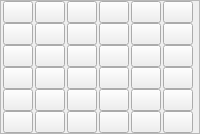
      <widget class="QFrame" name="frame_71">
       <property name="frameShape">
        <enum>QFrame::StyledPanel</enum>
       </property>
       <property name="frameShadow">
        <enum>QFrame::Raised</enum>
       </property>
       <layout class="QVBoxLayout" name="verticalLayout_26">
        <property name="spacing">
         <number>0</number>
        </property>
        <property name="leftMargin">
         <number>0</number>
        </property>
        <property name="topMargin">
         <number>0</number>
        </property>
        <property name="rightMargin">
         <number>0</number>
        </property>
        <property name="bottomMargin">
         <number>0</number>
        </property>
        <item>
         <widget class="QFrame" name="frame_72">
          <property name="styleSheet">
           <string notr="true">QFrame{
	border:none;
}</string>
          </property>
          <property name="frameShape">
           <enum>QFrame::StyledPanel</enum>
          </property>
          <property name="frameShadow">
           <enum>QFrame::Raised</enum>
          </property>
          <layout class="QHBoxLayout" name="horizontalLayout_31">
           <property name="spacing">
            <number>0</number>
           </property>
           <property name="leftMargin">
            <number>0</number>
           </property>
           <property name="topMargin">
            <number>0</number>
           </property>
           <property name="rightMargin">
            <number>0</number>
           </property>
           <property name="bottomMargin">
            <number>0</number>
           </property>
           <item>
            <widget class="QPushButton" name="pushButton_138">
             <property name="maximumSize">
              <size>
               <width>30</width>
               <height>30</height>
              </size>
             </property>
             <property name="text">
              <string/>
             </property>
             <property name="icon">
              <iconset>
               <normaloff>icon/点 (2).png</normaloff>icon/点 (2).png</iconset>
             </property>
             <property name="iconSize">
              <size>
               <width>50</width>
               <height>50</height>
              </size>
             </property>
            </widget>
           </item>
           <item>
            <widget class="QPushButton" name="pushButton_139">
             <property name="maximumSize">
              <size>
               <width>30</width>
               <height>30</height>
              </size>
             </property>
             <property name="text">
              <string/>
             </property>
             <property name="icon">
              <iconset>
               <normaloff>icon/点 (2).png</normaloff>icon/点 (2).png</iconset>
             </property>
             <property name="iconSize">
              <size>
               <width>50</width>
               <height>50</height>
              </size>
             </property>
            </widget>
           </item>
           <item>
            <widget class="QPushButton" name="pushButton_140">
             <property name="maximumSize">
              <size>
               <width>30</width>
               <height>30</height>
              </size>
             </property>
             <property name="text">
              <string/>
             </property>
             <property name="icon">
              <iconset>
               <normaloff>icon/点 (2).png</normaloff>icon/点 (2).png</iconset>
             </property>
             <property name="iconSize">
              <size>
               <width>50</width>
               <height>50</height>
              </size>
             </property>
            </widget>
           </item>
           <item>
            <widget class="QPushButton" name="pushButton_141">
             <property name="maximumSize">
              <size>
               <width>30</width>
               <height>30</height>
              </size>
             </property>
             <property name="text">
              <string/>
             </property>
             <property name="icon">
              <iconset>
               <normaloff>icon/点 (2).png</normaloff>icon/点 (2).png</iconset>
             </property>
             <property name="iconSize">
              <size>
               <width>50</width>
               <height>50</height>
              </size>
             </property>
            </widget>
           </item>
           <item>
            <widget class="QPushButton" name="pushButton_142">
             <property name="maximumSize">
              <size>
               <width>30</width>
               <height>30</height>
              </size>
             </property>
             <property name="text">
              <string/>
             </property>
             <property name="icon">
              <iconset>
               <normaloff>icon/点 (2).png</normaloff>icon/点 (2).png</iconset>
             </property>
             <property name="iconSize">
              <size>
               <width>50</width>
               <height>50</height>
              </size>
             </property>
            </widget>
           </item>
           <item>
            <widget class="QPushButton" name="pushButton_143">
             <property name="maximumSize">
              <size>
               <width>30</width>
               <height>30</height>
              </size>
             </property>
             <property name="text">
              <string/>
             </property>
             <property name="icon">
              <iconset>
               <normaloff>icon/点 (2).png</normaloff>icon/点 (2).png</iconset>
             </property>
             <property name="iconSize">
              <size>
               <width>50</width>
               <height>50</height>
              </size>
             </property>
            </widget>
           </item>
          </layout>
         </widget>
        </item>
        <item>
         <widget class="QFrame" name="frame_73">
          <property name="styleSheet">
           <string notr="true">QFrame{
	border:none;
}</string>
          </property>
          <property name="frameShape">
           <enum>QFrame::StyledPanel</enum>
          </property>
          <property name="frameShadow">
           <enum>QFrame::Raised</enum>
          </property>
          <layout class="QHBoxLayout" name="horizontalLayout_32">
           <property name="spacing">
            <number>0</number>
           </property>
           <property name="leftMargin">
            <number>0</number>
           </property>
           <property name="topMargin">
            <number>0</number>
           </property>
           <property name="rightMargin">
            <number>0</number>
           </property>
           <property name="bottomMargin">
            <number>0</number>
           </property>
           <item>
            <widget class="QPushButton" name="pushButton_144">
             <property name="maximumSize">
              <size>
               <width>30</width>
               <height>30</height>
              </size>
             </property>
             <property name="text">
              <string/>
             </property>
             <property name="icon">
              <iconset>
               <normaloff>icon/点 (2).png</normaloff>icon/点 (2).png</iconset>
             </property>
             <property name="iconSize">
              <size>
               <width>50</width>
               <height>50</height>
              </size>
             </property>
            </widget>
           </item>
           <item>
            <widget class="QPushButton" name="pushButton_145">
             <property name="maximumSize">
              <size>
               <width>30</width>
               <height>30</height>
              </size>
             </property>
             <property name="text">
              <string/>
             </property>
             <property name="icon">
              <iconset>
               <normaloff>icon/点 (2).png</normaloff>icon/点 (2).png</iconset>
             </property>
             <property name="iconSize">
              <size>
               <width>50</width>
               <height>50</height>
              </size>
             </property>
            </widget>
           </item>
           <item>
            <widget class="QPushButton" name="pushButton_146">
             <property name="maximumSize">
              <size>
               <width>30</width>
               <height>30</height>
              </size>
             </property>
             <property name="text">
              <string/>
             </property>
             <property name="icon">
              <iconset>
               <normaloff>icon/点 (2).png</normaloff>icon/点 (2).png</iconset>
             </property>
             <property name="iconSize">
              <size>
               <width>50</width>
               <height>50</height>
              </size>
             </property>
            </widget>
           </item>
           <item>
            <widget class="QPushButton" name="pushButton_147">
             <property name="maximumSize">
              <size>
               <width>30</width>
               <height>30</height>
              </size>
             </property>
             <property name="text">
              <string/>
             </property>
             <property name="icon">
              <iconset>
               <normaloff>icon/点 (2).png</normaloff>icon/点 (2).png</iconset>
             </property>
             <property name="iconSize">
              <size>
               <width>50</width>
               <height>50</height>
              </size>
             </property>
            </widget>
           </item>
           <item>
            <widget class="QPushButton" name="pushButton_148">
             <property name="maximumSize">
              <size>
               <width>30</width>
               <height>30</height>
              </size>
             </property>
             <property name="text">
              <string/>
             </property>
             <property name="icon">
              <iconset>
               <normaloff>icon/点 (2).png</normaloff>icon/点 (2).png</iconset>
             </property>
             <property name="iconSize">
              <size>
               <width>50</width>
               <height>50</height>
              </size>
             </property>
            </widget>
           </item>
           <item>
            <widget class="QPushButton" name="pushButton_149">
             <property name="maximumSize">
              <size>
               <width>30</width>
               <height>30</height>
              </size>
             </property>
             <property name="text">
              <string/>
             </property>
             <property name="icon">
              <iconset>
               <normaloff>icon/点 (2).png</normaloff>icon/点 (2).png</iconset>
             </property>
             <property name="iconSize">
              <size>
               <width>50</width>
               <height>50</height>
              </size>
             </property>
            </widget>
           </item>
          </layout>
         </widget>
        </item>
        <item>
         <widget class="QFrame" name="frame_74">
          <property name="styleSheet">
           <string notr="true">QFrame{
	border:none;
}</string>
          </property>
          <property name="frameShape">
           <enum>QFrame::StyledPanel</enum>
          </property>
          <property name="frameShadow">
           <enum>QFrame::Raised</enum>
          </property>
          <layout class="QHBoxLayout" name="horizontalLayout_33">
           <property name="spacing">
            <number>0</number>
           </property>
           <property name="leftMargin">
            <number>0</number>
           </property>
           <property name="topMargin">
            <number>0</number>
           </property>
           <property name="rightMargin">
            <number>0</number>
           </property>
           <property name="bottomMargin">
            <number>0</number>
           </property>
           <item>
            <widget class="QPushButton" name="pushButton_150">
             <property name="maximumSize">
              <size>
               <width>30</width>
               <height>30</height>
              </size>
             </property>
             <property name="text">
              <string/>
             </property>
             <property name="icon">
              <iconset>
               <normaloff>icon/点 (2).png</normaloff>icon/点 (2).png</iconset>
             </property>
             <property name="iconSize">
              <size>
               <width>50</width>
               <height>50</height>
              </size>
             </property>
            </widget>
           </item>
           <item>
            <widget class="QPushButton" name="pushButton_151">
             <property name="maximumSize">
              <size>
               <width>30</width>
               <height>30</height>
              </size>
             </property>
             <property name="text">
              <string/>
             </property>
             <property name="icon">
              <iconset>
               <normaloff>icon/点 (2).png</normaloff>icon/点 (2).png</iconset>
             </property>
             <property name="iconSize">
              <size>
               <width>50</width>
               <height>50</height>
              </size>
             </property>
            </widget>
           </item>
           <item>
            <widget class="QPushButton" name="pushButton_152">
             <property name="maximumSize">
              <size>
               <width>30</width>
               <height>30</height>
              </size>
             </property>
             <property name="text">
              <string/>
             </property>
             <property name="icon">
              <iconset>
               <normaloff>icon/点 (2).png</normaloff>icon/点 (2).png</iconset>
             </property>
             <property name="iconSize">
              <size>
               <width>50</width>
               <height>50</height>
              </size>
             </property>
            </widget>
           </item>
           <item>
            <widget class="QPushButton" name="pushButton_153">
             <property name="maximumSize">
              <size>
               <width>30</width>
               <height>30</height>
              </size>
             </property>
             <property name="text">
              <string/>
             </property>
             <property name="icon">
              <iconset>
               <normaloff>icon/点 (2).png</normaloff>icon/点 (2).png</iconset>
             </property>
             <property name="iconSize">
              <size>
               <width>50</width>
               <height>50</height>
              </size>
             </property>
            </widget>
           </item>
           <item>
            <widget class="QPushButton" name="pushButton_154">
             <property name="maximumSize">
              <size>
               <width>30</width>
               <height>30</height>
              </size>
             </property>
             <property name="text">
              <string/>
             </property>
             <property name="icon">
              <iconset>
               <normaloff>icon/点 (2).png</normaloff>icon/点 (2).png</iconset>
             </property>
             <property name="iconSize">
              <size>
               <width>50</width>
               <height>50</height>
              </size>
             </property>
            </widget>
           </item>
           <item>
            <widget class="QPushButton" name="pushButton_155">
             <property name="maximumSize">
              <size>
               <width>30</width>
               <height>30</height>
              </size>
             </property>
             <property name="text">
              <string/>
             </property>
             <property name="icon">
              <iconset>
               <normaloff>icon/点 (2).png</normaloff>icon/点 (2).png</iconset>
             </property>
             <property name="iconSize">
              <size>
               <width>50</width>
               <height>50</height>
              </size>
             </property>
            </widget>
           </item>
          </layout>
         </widget>
        </item>
        <item>
         <widget class="QFrame" name="frame_75">
          <property name="styleSheet">
           <string notr="true">QFrame{
	border:none;
}</string>
          </property>
          <property name="frameShape">
           <enum>QFrame::StyledPanel</enum>
          </property>
          <property name="frameShadow">
           <enum>QFrame::Raised</enum>
          </property>
          <layout class="QHBoxLayout" name="horizontalLayout_34">
           <property name="spacing">
            <number>0</number>
           </property>
           <property name="leftMargin">
            <number>0</number>
           </property>
           <property name="topMargin">
            <number>0</number>
           </property>
           <property name="rightMargin">
            <number>0</number>
           </property>
           <property name="bottomMargin">
            <number>0</number>
           </property>
           <item>
            <widget class="QPushButton" name="pushButton_156">
             <property name="maximumSize">
              <size>
               <width>30</width>
               <height>30</height>
              </size>
             </property>
             <property name="text">
              <string/>
             </property>
             <property name="icon">
              <iconset>
               <normaloff>icon/点 (2).png</normaloff>icon/点 (2).png</iconset>
             </property>
             <property name="iconSize">
              <size>
               <width>50</width>
               <height>50</height>
              </size>
             </property>
            </widget>
           </item>
           <item>
            <widget class="QPushButton" name="pushButton_157">
             <property name="maximumSize">
              <size>
               <width>30</width>
               <height>30</height>
              </size>
             </property>
             <property name="text">
              <string/>
             </property>
             <property name="icon">
              <iconset>
               <normaloff>icon/点 (2).png</normaloff>icon/点 (2).png</iconset>
             </property>
             <property name="iconSize">
              <size>
               <width>50</width>
               <height>50</height>
              </size>
             </property>
            </widget>
           </item>
           <item>
            <widget class="QPushButton" name="pushButton_158">
             <property name="maximumSize">
              <size>
               <width>30</width>
               <height>30</height>
              </size>
             </property>
             <property name="text">
              <string/>
             </property>
             <property name="icon">
              <iconset>
               <normaloff>icon/点 (2).png</normaloff>icon/点 (2).png</iconset>
             </property>
             <property name="iconSize">
              <size>
               <width>50</width>
               <height>50</height>
              </size>
             </property>
            </widget>
           </item>
           <item>
            <widget class="QPushButton" name="pushButton_159">
             <property name="maximumSize">
              <size>
               <width>30</width>
               <height>30</height>
              </size>
             </property>
             <property name="text">
              <string/>
             </property>
             <property name="icon">
              <iconset>
               <normaloff>icon/点 (2).png</normaloff>icon/点 (2).png</iconset>
             </property>
             <property name="iconSize">
              <size>
               <width>50</width>
               <height>50</height>
              </size>
             </property>
            </widget>
           </item>
           <item>
            <widget class="QPushButton" name="pushButton_160">
             <property name="maximumSize">
              <size>
               <width>30</width>
               <height>30</height>
              </size>
             </property>
             <property name="text">
              <string/>
             </property>
             <property name="icon">
              <iconset>
               <normaloff>icon/点 (2).png</normaloff>icon/点 (2).png</iconset>
             </property>
             <property name="iconSize">
              <size>
               <width>50</width>
               <height>50</height>
              </size>
             </property>
            </widget>
           </item>
           <item>
            <widget class="QPushButton" name="pushButton_161">
             <property name="maximumSize">
              <size>
               <width>30</width>
               <height>30</height>
              </size>
             </property>
             <property name="text">
              <string/>
             </property>
             <property name="icon">
              <iconset>
               <normaloff>icon/点 (2).png</normaloff>icon/点 (2).png</iconset>
             </property>
             <property name="iconSize">
              <size>
               <width>50</width>
               <height>50</height>
              </size>
             </property>
            </widget>
           </item>
          </layout>
         </widget>
        </item>
        <item>
         <widget class="QFrame" name="frame_76">
          <property name="styleSheet">
           <string notr="true">QFrame{
	border:none;
}</string>
          </property>
          <property name="frameShape">
           <enum>QFrame::StyledPanel</enum>
          </property>
          <property name="frameShadow">
           <enum>QFrame::Raised</enum>
          </property>
          <layout class="QHBoxLayout" name="horizontalLayout_35">
           <property name="spacing">
            <number>0</number>
           </property>
           <property name="leftMargin">
            <number>0</number>
           </property>
           <property name="topMargin">
            <number>0</number>
           </property>
           <property name="rightMargin">
            <number>0</number>
           </property>
           <property name="bottomMargin">
            <number>0</number>
           </property>
           <item>
            <widget class="QPushButton" name="pushButton_162">
             <property name="maximumSize">
              <size>
               <width>30</width>
               <height>30</height>
              </size>
             </property>
             <property name="text">
              <string/>
             </property>
             <property name="icon">
              <iconset>
               <normaloff>icon/点 (2).png</normaloff>icon/点 (2).png</iconset>
             </property>
             <property name="iconSize">
              <size>
               <width>50</width>
               <height>50</height>
              </size>
             </property>
            </widget>
           </item>
           <item>
            <widget class="QPushButton" name="pushButton_163">
             <property name="maximumSize">
              <size>
               <width>30</width>
               <height>30</height>
              </size>
             </property>
             <property name="text">
              <string/>
             </property>
             <property name="icon">
              <iconset>
               <normaloff>icon/点 (2).png</normaloff>icon/点 (2).png</iconset>
             </property>
             <property name="iconSize">
              <size>
               <width>50</width>
               <height>50</height>
              </size>
             </property>
            </widget>
           </item>
           <item>
            <widget class="QPushButton" name="pushButton_164">
             <property name="maximumSize">
              <size>
               <width>30</width>
               <height>30</height>
              </size>
             </property>
             <property name="text">
              <string/>
             </property>
             <property name="icon">
              <iconset>
               <normaloff>icon/点 (2).png</normaloff>icon/点 (2).png</iconset>
             </property>
             <property name="iconSize">
              <size>
               <width>50</width>
               <height>50</height>
              </size>
             </property>
            </widget>
           </item>
           <item>
            <widget class="QPushButton" name="pushButton_165">
             <property name="maximumSize">
              <size>
               <width>30</width>
               <height>30</height>
              </size>
             </property>
             <property name="text">
              <string/>
             </property>
             <property name="icon">
              <iconset>
               <normaloff>icon/点 (2).png</normaloff>icon/点 (2).png</iconset>
             </property>
             <property name="iconSize">
              <size>
               <width>50</width>
               <height>50</height>
              </size>
             </property>
            </widget>
           </item>
           <item>
            <widget class="QPushButton" name="pushButton_166">
             <property name="maximumSize">
              <size>
               <width>30</width>
               <height>30</height>
              </size>
             </property>
             <property name="text">
              <string/>
             </property>
             <property name="icon">
              <iconset>
               <normaloff>icon/点 (2).png</normaloff>icon/点 (2).png</iconset>
             </property>
             <property name="iconSize">
              <size>
               <width>50</width>
               <height>50</height>
              </size>
             </property>
            </widget>
           </item>
           <item>
            <widget class="QPushButton" name="pushButton_167">
             <property name="maximumSize">
              <size>
               <width>30</width>
               <height>30</height>
              </size>
             </property>
             <property name="text">
              <string/>
             </property>
             <property name="icon">
              <iconset>
               <normaloff>icon/点 (2).png</normaloff>icon/点 (2).png</iconset>
             </property>
             <property name="iconSize">
              <size>
               <width>50</width>
               <height>50</height>
              </size>
             </property>
            </widget>
           </item>
          </layout>
         </widget>
        </item>
        <item>
         <widget class="QFrame" name="frame_77">
          <property name="styleSheet">
           <string notr="true">QFrame{
	border:none;
}</string>
          </property>
          <property name="frameShape">
           <enum>QFrame::StyledPanel</enum>
          </property>
          <property name="frameShadow">
           <enum>QFrame::Raised</enum>
          </property>
          <layout class="QHBoxLayout" name="horizontalLayout_36">
           <property name="spacing">
            <number>0</number>
           </property>
           <property name="leftMargin">
            <number>0</number>
           </property>
           <property name="topMargin">
            <number>0</number>
           </property>
           <property name="rightMargin">
            <number>0</number>
           </property>
           <property name="bottomMargin">
            <number>0</number>
           </property>
           <item>
            <widget class="QPushButton" name="pushButton_168">
             <property name="maximumSize">
              <size>
               <width>30</width>
               <height>30</height>
              </size>
             </property>
             <property name="text">
              <string/>
             </property>
             <property name="icon">
              <iconset>
               <normaloff>icon/点 (2).png</normaloff>icon/点 (2).png</iconset>
             </property>
             <property name="iconSize">
              <size>
               <width>50</width>
               <height>50</height>
              </size>
             </property>
            </widget>
           </item>
           <item>
            <widget class="QPushButton" name="pushButton_169">
             <property name="maximumSize">
              <size>
               <width>30</width>
               <height>30</height>
              </size>
             </property>
             <property name="text">
              <string/>
             </property>
             <property name="icon">
              <iconset>
               <normaloff>icon/点 (2).png</normaloff>icon/点 (2).png</iconset>
             </property>
             <property name="iconSize">
              <size>
               <width>50</width>
               <height>50</height>
              </size>
             </property>
            </widget>
           </item>
           <item>
            <widget class="QPushButton" name="pushButton_170">
             <property name="maximumSize">
              <size>
               <width>30</width>
               <height>30</height>
              </size>
             </property>
             <property name="text">
              <string/>
             </property>
             <property name="icon">
              <iconset>
               <normaloff>icon/点 (2).png</normaloff>icon/点 (2).png</iconset>
             </property>
             <property name="iconSize">
              <size>
               <width>50</width>
               <height>50</height>
              </size>
             </property>
            </widget>
           </item>
           <item>
            <widget class="QPushButton" name="pushButton_171">
             <property name="maximumSize">
              <size>
               <width>30</width>
               <height>30</height>
              </size>
             </property>
             <property name="text">
              <string/>
             </property>
             <property name="icon">
              <iconset>
               <normaloff>icon/点 (2).png</normaloff>icon/点 (2).png</iconset>
             </property>
             <property name="iconSize">
              <size>
               <width>50</width>
               <height>50</height>
              </size>
             </property>
            </widget>
           </item>
           <item>
            <widget class="QPushButton" name="pushButton_172">
             <property name="maximumSize">
              <size>
               <width>30</width>
               <height>30</height>
              </size>
             </property>
             <property name="text">
              <string/>
             </property>
             <property name="icon">
              <iconset>
               <normaloff>icon/点 (2).png</normaloff>icon/点 (2).png</iconset>
             </property>
             <property name="iconSize">
              <size>
               <width>50</width>
               <height>50</height>
              </size>
             </property>
            </widget>
           </item>
           <item>
            <widget class="QPushButton" name="pushButton_173">
             <property name="maximumSize">
              <size>
               <width>30</width>
               <height>30</height>
              </size>
             </property>
             <property name="text">
              <string/>
             </property>
             <property name="icon">
              <iconset>
               <normaloff>icon/点 (2).png</normaloff>icon/点 (2).png</iconset>
             </property>
             <property name="iconSize">
              <size>
               <width>50</width>
               <height>50</height>
              </size>
             </property>
            </widget>
           </item>
          </layout>
         </widget>
        </item>
       </layout>
      </widget>
